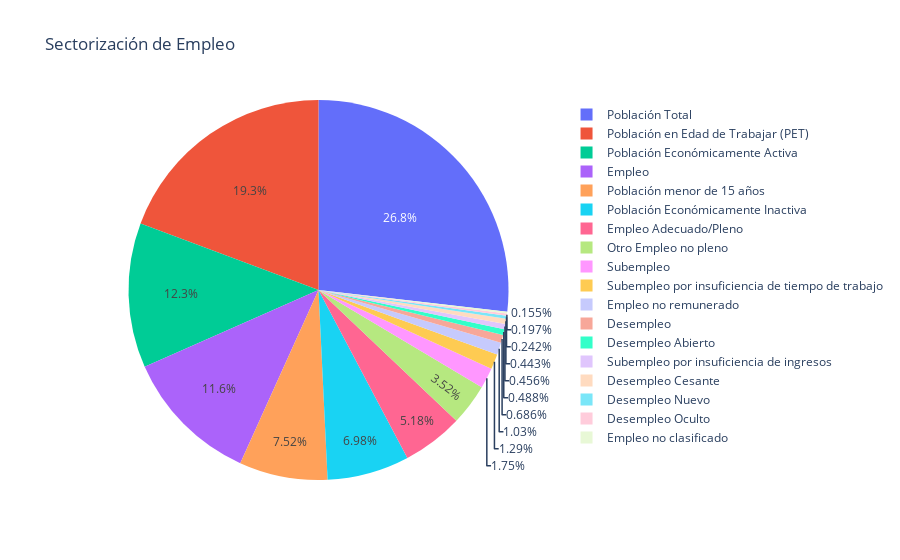

This figure's notebook cell:
### Code cell
pie(init, end)

### Figure 1 — Plotly figure (JSON) as saved in the notebook; plotly's stock layout.template omitted (floating-point values rounded to 4 significant figures)
{"data": [{"domain": {"x": [0, 1], "y": [0, 1]}, "hovertemplate": "Sector=%{label}<br>Total=%{value}<extra></extra>", "labels": ["Desempleo", "Desempleo Abierto", "Desempleo Cesante", "Desempleo Nuevo", "Desempleo Oculto", "Empleo", "Empleo Adecuado/Pleno", "Empleo no clasificado", "Empleo no remunerado", "Otro Empleo no pleno", "Población Económicamente Activa", "Población Económicamente Inactiva", "Población Total", "Población en Edad de Trabajar (PET)", "Población menor de 15 años", "Subempleo", "Subempleo por insuficiencia de ingresos", "Subempleo por insuficiencia de tiempo de trabajo", "Desempleo", "Desempleo Abierto", "Desempleo Cesante", "Desempleo Nuevo", "Desempleo Oculto", "Empleo", "Empleo Adecuado/Pleno", "Empleo no clasificado", "Empleo no remunerado", "Otro Empleo no pleno", "Población Económicamente Activa", "Población Económicamente Inactiva", "Población Total", "Población en Edad de Trabajar (PET)", "Población menor de 15 años", "Subempleo", "Subempleo por insuficiencia de ingresos", "Subempleo por insuficiencia de tiempo de trabajo", "Desempleo", "Desempleo Abierto", "Desempleo Cesante", "Desempleo Nuevo", "Desempleo Oculto", "Empleo", "Empleo Adecuado/Pleno", "Empleo no clasificado", "Empleo no remunerado", "Otro Empleo no pleno", "Población Económicamente Activa", "Población Económicamente Inactiva", "Población Total", "Población en Edad de Trabajar (PET)", "Población menor de 15 años", "Subempleo", "Subempleo por insuficiencia de ingresos", "Subempleo por insuficiencia de tiempo de trabajo"], "legendgroup": "", "name": "", "showlegend": true, "type": "pie", "values": [423802, 294590, 277080, 146722, 129212, 6125135, 2565691, 127047, 582204, 1778578, 6548937, 3483779, 14081060, 10032716, 4048344, 1071615, 307129, 764486, 365700.0, 260131, 234769, 130900.0, 105542, 6144000.0, 2796000.0, 70330.0, 523800.0, 1789000.0, 6509000.0, 3710085, 14230000.0, 10219443, 4011000.0, 965300.0, 247300.0, 718000.0, 302996, 223100.0, 194900.0, 108100.0, 79870.0, 6264709, 2893000.0, 50260.0, 532500.0, 2044937, 6567705, 3936789, 14428483, 10500000.0, 3923989, 744000.0, 172578, 571400.0]}], "layout": {"legend": {"tracegroupgap": 0}, "title": {"text": "Sectorización de Empleo"}}}
